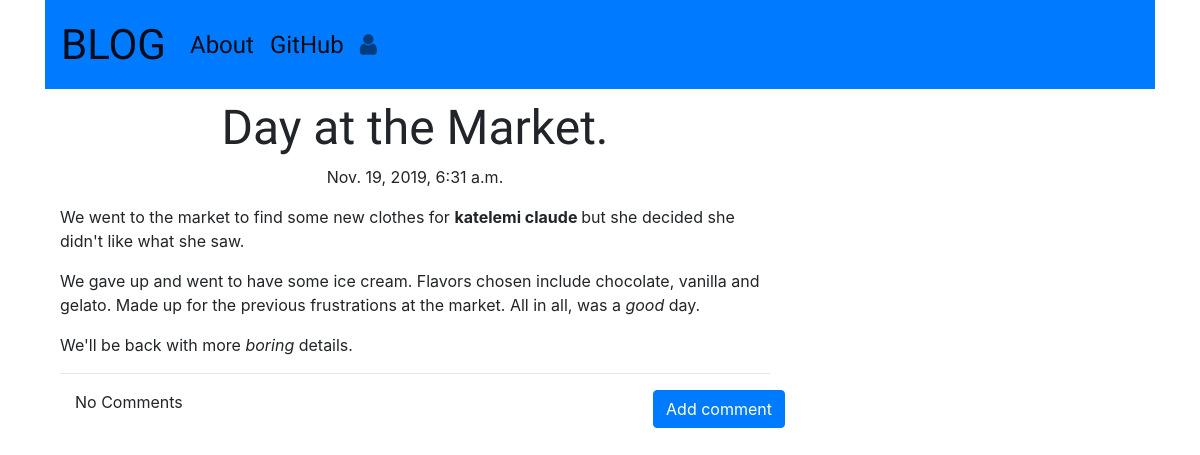
The app's page /post/4 with its own data.
### blog_app/models.py (models this page shows, shortened)
class Post(models.Model):
    author = models.ForeignKey('auth.User', models.CASCADE)
    title = models.CharField(max_length=64)
    text = models.TextField()
    create_date = models.DateTimeField(default=timezone.now)
    published_date = models.DateTimeField(blank=True, null=True)

### blog_app/views.py (the view)
# urls.py: re_path(r'^post/(?P<pk>\d+)$', views.PostDetailView.as_view(),
class PostDetailView(DetailView):
    model = Post
    comment = Comment

### blog_app/templates/blog_app/post_detail.html (shortened to what this page needs)
<!DOCTYPE html>
    {% extends "blog_app/base.html" %}
    {% block body %}
        <h1 class="posttitle loader">{{post.title}}</h1>
            {% if post.published_date %}
                <div class="date postdate">
            {{ post.published_date }}
                </div>
            {% else %}
                 <a class="btn btn-primary" href="{% url 'blog_app:post_publish' pk=post.pk %}">Publish</a>
            {% endif %}
            <p class="postcontent">{{ post.text|safe|linebreaks }}</p>
        <hr>
        <a class="btn btn-primary btn-comment" href="{% url 'blog_app:add_comment_to_post' pk=post.pk %}">Add comment</a>
        <div class="container">
            {% for comment in post.comments.all %}
            <br>
            {% if user.is_authenticated or comment.approved_comment %}
                {{ comment.create_date }}
                {% if not comment.approved_comment %}
                    <a class="btn btn-primary " href="{% url 'blog_app:comment_remove' pk=comment.pk %}">
                         <span class="fa fa-remove"></span>
                    </a>
                    <a class="btn btn-primary " href="{% url 'blog_app:comment_approve' pk=comment.pk %}">
                        <span class="fa fa-check"></span>
                    </a>
                {% endif %}
                <p>{{comment.text|safe|linebreaks}}
                {% if user.is_authenticated %}
                    <a class="btn btn-primary btn-comment" href="{% url 'blog_app:comment_remove' pk=comment.pk %}">
                         <span class="fa fa-remove"></span>
                    </a>
                {% endif %}
                </p>
                <p>Posted by: <b>{{comment.author}}</b></p>
            {% endif %}
            {% empty %}
                <p>No Comments</p>
            {% endfor %}
        </div>
    {% endblock %}

### blog_app/static/css/blog.css (style rules this page uses)
.postdate { text-align: center; }
.posttitle { font-family: 'Big Shoulders Text', sans-serif; text-align: center; font-size: 3em; }
.postcontent { font-family: 'Montserrat', sans-serif; font-size: 1.0em; }
.btn-comment { position: absolute; right: 0px; }
.loader { filter:hue-rotate(0deg); color: linear-gradient(45deg,#0f8,#08f); animation:hue 5000ms infinite linear; }

### records on screen
Post: title "Day at the Market.", published_date "Nov. 19, 2019, 6:31 a.m.", text "We went to the market to find some new clothes for katelemi claude but she decided she didn't like what she saw. We gave up and went to have some ice cream. Flavors chosen include chocolate, vanilla and gelato. Made up for the previous frustrations at the market. All in all, was a good day. We'll be back with more boring details."
